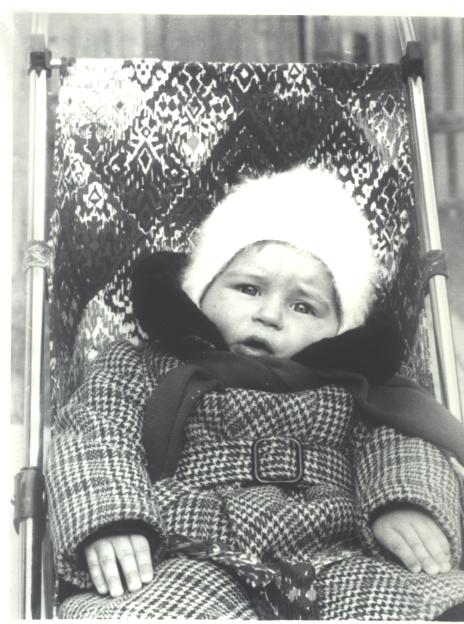
#> input picture изоб 1.jpg, 464 x 624 px
$ python -i enhance.py   (imports and definitions only)
#> lines starting #> are read from the running program, lines starting #| are printed output that depends on the picture; after the words box and inside, x2 and y2 are one past the last pixel; in counts of white or black regions, pixels touching at a corner belong together
#!/usr/bin/env python3
"""
Restore old scanned monochrome photographs.

These are colour-cast, low-contrast scans of aged B&W paper prints, so the
pipeline works from luminance and keeps the tonal response gentle:

  1. auto-trim the white scanner margin around the photo
  2. gentle despeckle of scanner grain
  3. robust black/white point stretch (percentiles) + midtone gamma
  4. mild clip-limited local contrast (CLAHE-like, tile blended)
  5. unsharp mask for micro detail
  6. 1.5x Lanczos upscale, light warm print tone, thin white border

Usage: python3 tools/enhance.py [src_dir] [out_dir]
"""
import os
import sys

import numpy as np
from PIL import Image, ImageFilter, ImageOps

SCALE = 1.5
BORDER = 10
WARM = (1.03, 1.00, 0.955)
TARGET_STD = 62.0            # typical contrast of a well-printed frame   # barely-there warm print tone (0.98..1.0 for neutral)


def trim_margin(im):
    """Crop away the bright scanner surround / album page around the photo."""
    g = np.asarray(im.convert("L")).astype(float)
    h, w = g.shape
    k = 6
    frame = np.concatenate(
        [g[:k].ravel(), g[-k:].ravel(), g[:, :k].ravel(), g[:, -k:].ravel()]
    )
    ref = np.median(frame)
    if ref < 200:                       # no white surround to remove
        return im
    mask = np.abs(g - ref) > 20
    rows = np.where(mask.mean(1) > 0.03)[0]
    cols = np.where(mask.mean(0) > 0.03)[0]
    if len(rows) == 0 or len(cols) == 0:
        return im
    y0, y1 = rows.min(), rows.max() + 1
    x0, x1 = cols.min(), cols.max() + 1
    if (y1 - y0) < h * 0.25 or (x1 - x0) < w * 0.25:   # implausible, keep as is
        return im
    pad = 2
    return im.crop((max(x0 - pad, 0), max(y0 - pad, 0),
                    min(x1 + pad, w), min(y1 + pad, h)))


def despeckle(im):
    """Knock down scanner grain without flattening real texture."""
    g = im.convert("L").filter(ImageFilter.MedianFilter(3))
    return Image.blend(im.convert("L"), g, 0.55).convert("RGB")


def tonemap(im, black_pct=0.6, white_pct=99.6, mid_target=0.55):
    """Stretch the histogram, then put the midtones where they belong."""
    g = np.asarray(im.convert("L")).astype(np.float32)
    lo, hi = np.percentile(g, [black_pct, white_pct])
    if hi - lo < 25:                    # already full range
        lo, hi = float(g.min()), float(g.max())
    lo = max(lo - 3.0, 0.0)
    hi = min(hi + 5.0, 255.0)

    x = np.arange(256, dtype=np.float32) / 255.0
    y = np.clip((x * 255.0 - lo) / max(hi - lo, 1.0), 0.0, 1.0)

    mid = np.percentile(y, 50)
    if mid > 0.02:
        gamma = np.log(mid_target) / np.log(mid)
        gamma = float(np.clip(gamma, 0.55, 1.6))
        y = y ** gamma

    # very dark scans keep their shadows crushed: open them up a little
    if mid < 0.40:
        lift = float(np.clip((0.40 - mid) * 0.9, 0.0, 0.30))
        y = y + lift * y * (1.0 - y) ** 2 * 4.0 * 0.5
        y = np.clip(y, 0.0, 1.0)

    lut = np.clip(y * 255.0, 0, 255).astype(np.uint8)
    out = np.asarray(im.convert("RGB")).copy()
    for c in range(3):
        out[..., c] = lut[out[..., c]]
    out = out.astype(np.float32)

    # hazy / flat scans (small spread) get an extra gentle S-curve,
    # vivid ones are left alone
    spread = float(out.mean(2).std())
    amount = float(np.clip((TARGET_STD - spread) / TARGET_STD, 0.0, 0.38))
    if amount > 0.02:
        v = out / 255.0
        v = (v - 0.45) * (1.0 + amount) + 0.45
        out = np.clip(v, 0.0, 1.0) * 255.0

    return Image.fromarray(np.clip(out, 0, 255).astype(np.uint8))


def flatten_light(im, radius=0.22, strength=0.55, limit=0.28):
    """Even out a scan's bright corner glare / dark vignetting."""
    g = np.asarray(im.convert("L")).astype(np.float32)
    h, w = g.shape
    small = Image.fromarray(g.astype(np.uint8)).resize(
        (max(w // 8, 8), max(h // 8, 8)), Image.BILINEAR
    )
    r = max(min(small.size) * radius, 1.0)
    bg = small.filter(ImageFilter.GaussianBlur(r)).resize((w, h), Image.BICUBIC)
    bgv = np.maximum(np.asarray(bg).astype(np.float32), 1.0)

    target = float(np.median(g)) or 1.0
    gain = np.clip(target / bgv, 1.0 - limit, 1.0 + limit)
    gain /= max(float(np.median(gain)), 1e-6)      # keep exposure as it was
    gain = 1.0 + strength * (gain - 1.0)

    out = np.asarray(im.convert("RGB")).astype(np.float32) * gain[..., None]
    return Image.fromarray(np.clip(out, 0, 255).astype(np.uint8))


def local_contrast(im, tiles=8, clip=1.0, strength=0.26):
    """CLAHE-style tile equalisation applied as a luminance gain, then blended."""
    g = np.asarray(im.convert("L")).astype(np.float32)
    h, w = g.shape
    t = max(2, min(tiles, min(h, w) // 64 or 2))
    th, tw = max(h // t, 1), max(w // t, 1)

    eq = np.empty((h, w), np.float32)
    for ty in range(t):
        y0, y1 = ty * th, (h if ty == t - 1 else (ty + 1) * th)
        for tx in range(t):
            x0, x1 = tx * tw, (w if tx == t - 1 else (tx + 1) * tw)
            tile = g[y0:y1, x0:x1]
            hist = np.bincount(tile.ravel().astype(np.uint8), minlength=256).astype(np.float32)
            hist = np.minimum(hist, max(clip * tile.size / 256.0, 1.0))
            cdf = np.cumsum(hist)
            rng = max(cdf[-1] - cdf[0], 1.0)
            lut = ((cdf - cdf[0]) / rng * 255.0).astype(np.uint8)
            eq[y0:y1, x0:x1] = lut[tile.astype(np.uint8)]

    # kill the tile grid with a blur the size of one tile
    eq_im = Image.fromarray(np.clip(eq, 0, 255).astype(np.uint8))
    eq_im = eq_im.filter(ImageFilter.GaussianBlur(max(th, tw) * 0.9))
    eqv = np.asarray(eq_im).astype(np.float32)

    gain = (eqv + 8.0) / (g + 8.0)
    gain = 1.0 + strength * (gain - 1.0)
    # keep the overall brightness untouched: only redistribute locally
    m = float(np.average(gain, weights=np.maximum(g, 1.0)))
    gain /= max(m, 1e-6)
    out = np.asarray(im.convert("RGB")).astype(np.float32) * gain[..., None]
    return Image.fromarray(np.clip(out, 0, 255).astype(np.uint8))


def match_contrast(im, target=TARGET_STD, max_amount=0.45):
    """Nudge flat frames up to the contrast of the well-printed ones."""
    a = np.asarray(im.convert("L")).astype(np.float32)
    spread = float(a.std())
    amount = float(np.clip((target - spread) / target, 0.0, max_amount))
    if amount < 0.02:
        return im
    v = np.asarray(im.convert("RGB")).astype(np.float32) / 255.0
    out = (v - 0.5) * (1.0 + amount) + 0.5
    # fade the boost out of the extreme highlights so paper stays clean
    w = np.clip((0.85 - v) / 0.25, 0.0, 1.0)
    out = v + (out - v) * w
    return Image.fromarray(np.clip(out * 255.0, 0, 255).astype(np.uint8))


def enhance(path, out_path, warm=WARM):
#> called with path = '../изоб 1.jpg', out_path = 'out.png', warm = (1.03, 1, 0.955)
    im = ImageOps.exif_transpose(Image.open(path)).convert("RGB")
#> im is the input picture: PIL image 464x624 RGB; mean R, G, B 154.4, 156.3, 153.5
    im = trim_margin(im)
#> in trim_margin, `frame = np.concatenate( [g[:k].ravel(), g[-k:].ravel(), g[:, :k].ravel..`: frame = 13056 values, max 255 at index 0, min 67 at index 3080, mean 223.7
#> in trim_margin, `ref = np.median(frame)`: ref = 255
#> in trim_margin, `mask = np.abs(g - ref) > 20`:
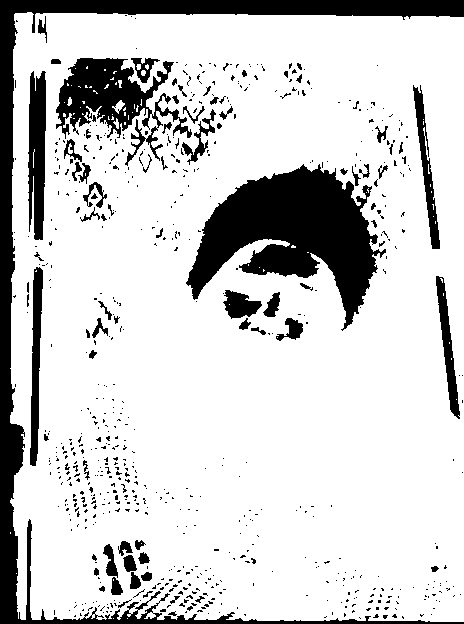
#> mask: shape (624, 464) bool; 81.2% white; 678 black regions (600 under 20 px), largest, box (x1, y1, x2, y2) and area: (0, 0, 464, 624) 18248, (186, 164, 386, 331) 15832, (56, 58, 192, 166) 5605
#> in trim_margin, `rows = np.where(mask.mean(1) > 0.03)[0]`: rows = 609 values from 13 to 621
#> in trim_margin, `cols = np.where(mask.mean(0) > 0.03)[0]`: cols = 453 values from 11 to 463
#> in trim_margin, `y0, y1 = rows.min(), rows.max() + 1`: y0 = 13; y1 = 622
#> in trim_margin, `x0, x1 = cols.min(), cols.max() + 1`: x0 = 11; x1 = 464
    im = despeckle(im)
    im = flatten_light(im)
#> in flatten_light, `bg = small.filter(ImageFilter.GaussianBlur(r)).resize((w, h), Image.BI..`:
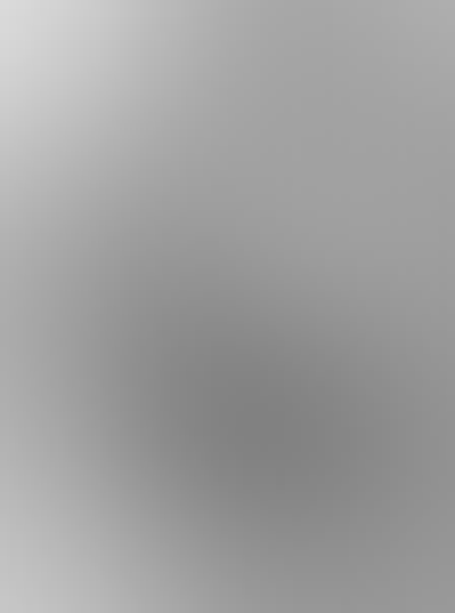
#> bg: PIL image 455x613 L; min 129, max 218, mean 159.8
#> in flatten_light, `target = float(np.median(g)) or 1.0`: target = 145
    im = tonemap(im)
#> in tonemap, `lo, hi = np.percentile(g, [black_pct, white_pct])`: lo = 59; hi = 255
#> in tonemap, `lo = max(lo - 3.0, 0.0)`: lo = 56
#> in tonemap, `y = np.clip((x * 255.0 - lo) / max(hi - lo, 1.0), 0.0, 1.0)`: y = 256 values from 0 to 1
#> in tonemap, `mid = np.percentile(y, 50)`: mid = 0.359
#> in tonemap, `gamma = np.log(mid_target) / np.log(mid)`: gamma = 0.584
#> in tonemap, `lift = float(np.clip((0.40 - mid) * 0.9, 0.0, 0.30))`: lift = 0.0366
#> in tonemap, `lut = np.clip(y * 255.0, 0, 255).astype(np.uint8)`: lut = 256 values from 0 to 255
#> after the loop in tonemap, `for c in range(3):`:
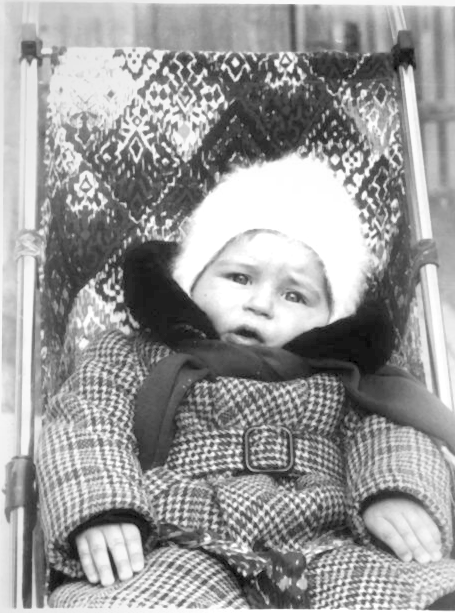
#> out: shape (613, 455, 3); min 0, max 255, mean 155.5
#> in tonemap, `spread = float(out.mean(2).std())`: spread = 65.59
#> in tonemap, `amount = float(np.clip((TARGET_STD - spread) / TARGET_STD, 0.0, 0.38))`: amount = 0
    im = local_contrast(im)
#> after the loop in local_contrast, `for ty in range(t):`:
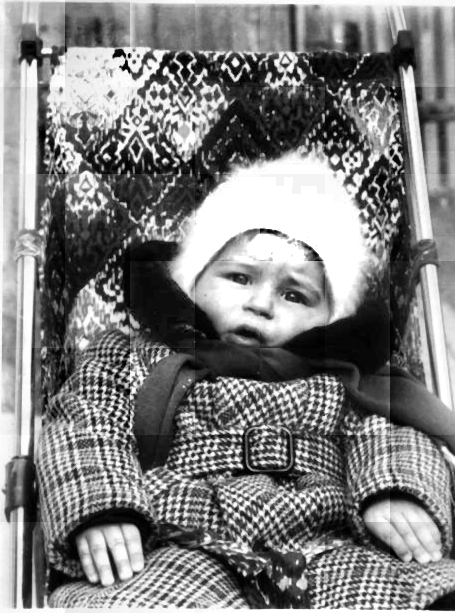
#> eq: shape (613, 455) float32; min 0, max 255, mean 128.2
#> in local_contrast, `gain = (eqv + 8.0) / (g + 8.0)`:
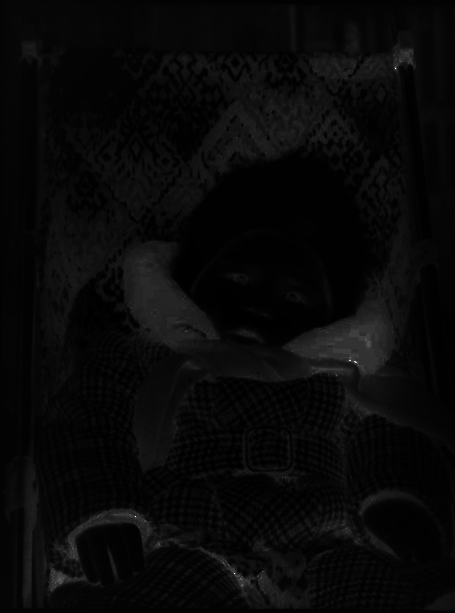
#> gain: shape (613, 455) float32; min 0.449, max 19.75, mean 1.14; drawn with min black and max white
#> in local_contrast, `m = float(np.average(gain, weights=np.maximum(g, 1.0)))`: m = 0.975
#> in local_contrast, `out = np.asarray(im.convert("RGB")).astype(np.float32) * gain[..., None]`:
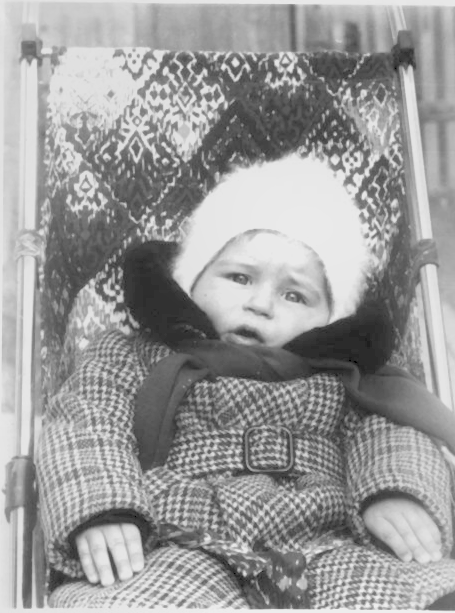
#> out: shape (613, 455, 3) float32; min 0, max 238.3, mean 155.5
    im = match_contrast(im)
#> in match_contrast, `spread = float(a.std())`: spread = 53.18
#> in match_contrast, `amount = float(np.clip((target - spread) / target, 0.0, max_amount))`: amount = 0.142
    im = im.filter(ImageFilter.UnsharpMask(radius=1.5, percent=70, threshold=4))
#> im: PIL image 455x613 RGB

    w, h = im.size
    im = im.resize((int(round(w * SCALE)), int(round(h * SCALE))), Image.LANCZOS)
#> im: PIL image 682x920 RGB
    im = im.filter(ImageFilter.UnsharpMask(radius=1.1, percent=40, threshold=3))

    a = np.asarray(im).astype(np.float32) * np.array(warm, np.float32)
#> a: shape (920, 682, 3) float32
    im = Image.fromarray(np.clip(a, 0, 255).astype(np.uint8))

    canvas = Image.new("RGB", (im.width + 2 * BORDER, im.height + 2 * BORDER), "white")
#> canvas: PIL image 702x940 RGB; every value is 255
    canvas.paste(im, (BORDER, BORDER))
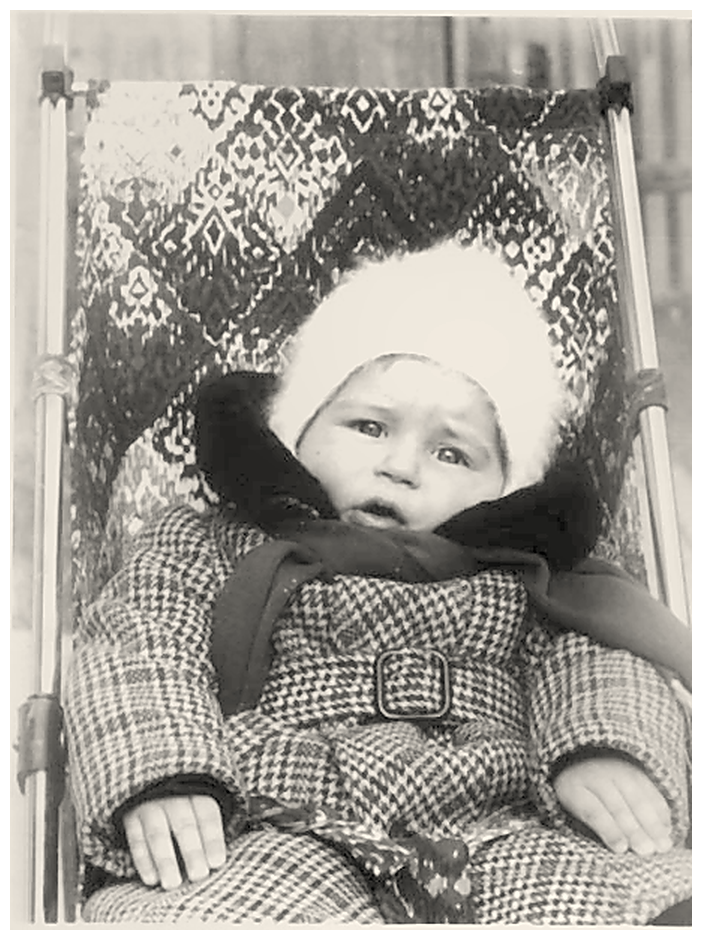
#> canvas: PIL image 702x940 RGB; mean R, G, B 163.3, 159.4, 152.3
    canvas.save(out_path, quality=95, subsampling=0, optimize=True)
    return im.size


# [9 lines left out: function main, not called in this run]


# [2 lines not run here, left out]

>>> result = enhance('../изоб 1.jpg', 'out.png')

$ run again, on изоб13.jpg
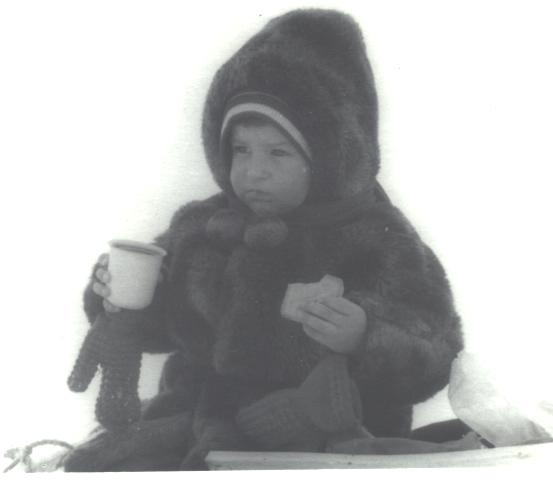
#> input picture изоб13.jpg, 553 x 496 px
#> in enhance, im is the input picture: PIL image 553x496 RGB; mean R, G, B 183.8, 184.5, 184.8
#> frame = 12588 values, max 255 at index 0, min 161 at index 12257, mean 254.5
#> ref = 255
#> in trim_margin, `mask = np.abs(g - ref) > 20`:
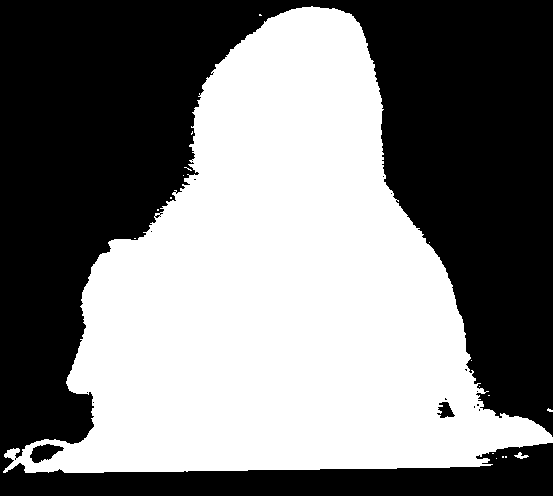
#> mask: shape (496, 553) bool; 48.6% white; 18 white regions (16 under 20 px), largest, box (x1, y1, x2, y2) and area: (3, 6, 553, 473) 133263, (514, 452, 529, 459) 48
#> rows = 466 values from 7 to 472
#> cols = 525 values from 10 to 544
#> in trim_margin, `y0, y1 = rows.min(), rows.max() + 1`: y0 = 7; y1 = 473
#> x0 = 10; x1 = 545
#> target = 209
#> in tonemap, `lo, hi = np.percentile(g, [black_pct, white_pct])`: lo = 82; hi = 255
#> in tonemap, `lo = max(lo - 3.0, 0.0)`: lo = 79
#> y = 256 values from 0 to 1
#> mid = 0.276
#> in tonemap, `gamma = np.log(mid_target) / np.log(mid)`: gamma = 0.464
#> in tonemap, `gamma = float(np.clip(gamma, 0.55, 1.6))`: gamma = 0.55
#> lift = 0.112
#> lut = 256 values from 0 to 255
#> in tonemap, `spread = float(out.mean(2).std())`: spread = 78.5
#> in tonemap, `amount = float(np.clip((TARGET_STD - spread) / TARGET_STD, 0.0, 0.38))`: amount = 0
#> m = 0.931
#> in match_contrast, `spread = float(a.std())`: spread = 65.84
#> in match_contrast, `amount = float(np.clip((target - spread) / target, 0.0, max_amount))`: amount = 0
#> in enhance, `canvas.paste(im, (BORDER, BORDER))`:
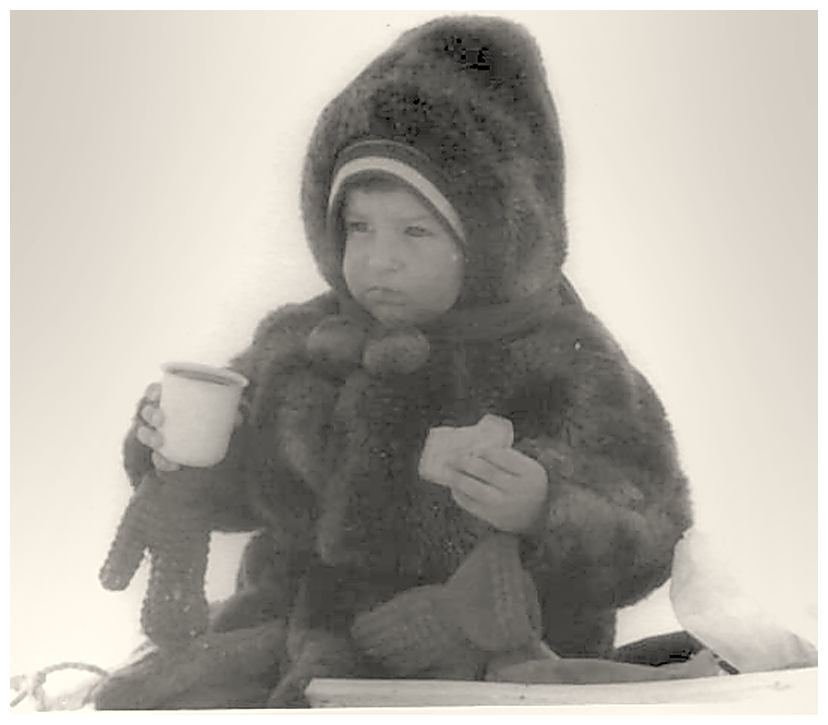
#> canvas: PIL image 828x725 RGB; mean R, G, B 175.5, 171.2, 163.6

$ run again, on изоб14.jpg
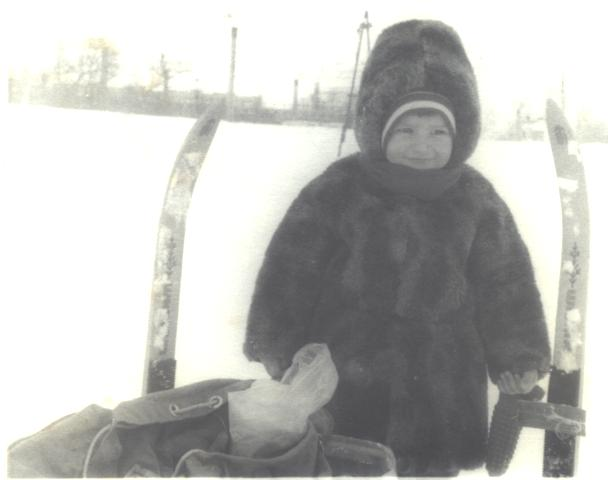
#> input picture изоб14.jpg, 608 x 480 px
#> in enhance, im is the input picture: PIL image 608x480 RGB; mean R, G, B 190.5, 190.7, 188.1
#> frame = 13056 values, max 255 at index 0, min 88 at index 4048, mean 237.8
#> ref = 255
#> in trim_margin, `mask = np.abs(g - ref) > 20`:
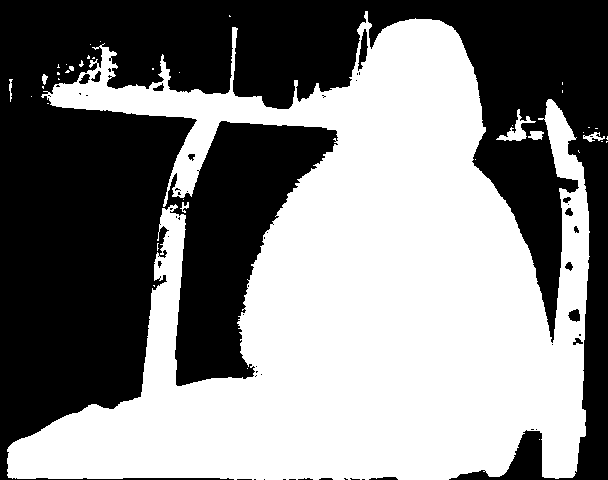
#> mask: shape (480, 608) bool; 51.1% white; 54 black regions (40 under 20 px), largest, box (x1, y1, x2, y2) and area: (0, 0, 608, 480) 141627, (358, 29, 368, 71) 214, (568, 309, 580, 322) 110
#> rows = 461 values from 19 to 479
#> cols = 581 values from 8 to 588
#> in trim_margin, `y0, y1 = rows.min(), rows.max() + 1`: y0 = 19; y1 = 480
#> x0 = 8; x1 = 589
#> target = 211
#> in tonemap, `lo, hi = np.percentile(g, [black_pct, white_pct])`: lo = 87; hi = 255
#> in tonemap, `lo = max(lo - 3.0, 0.0)`: lo = 84
#> y = 256 values from 0 to 1
#> mid = 0.254
#> in tonemap, `gamma = np.log(mid_target) / np.log(mid)`: gamma = 0.437
#> in tonemap, `gamma = float(np.clip(gamma, 0.55, 1.6))`: gamma = 0.55
#> lift = 0.131
#> lut = 256 values from 0 to 255
#> in tonemap, `spread = float(out.mean(2).std())`: spread = 70.68
#> in tonemap, `amount = float(np.clip((TARGET_STD - spread) / TARGET_STD, 0.0, 0.38))`: amount = 0
#> m = 0.96
#> in match_contrast, `spread = float(a.std())`: spread = 60.37
#> in match_contrast, `amount = float(np.clip((target - spread) / target, 0.0, max_amount))`: amount = 0.0263
#> in enhance, `canvas.paste(im, (BORDER, BORDER))`:
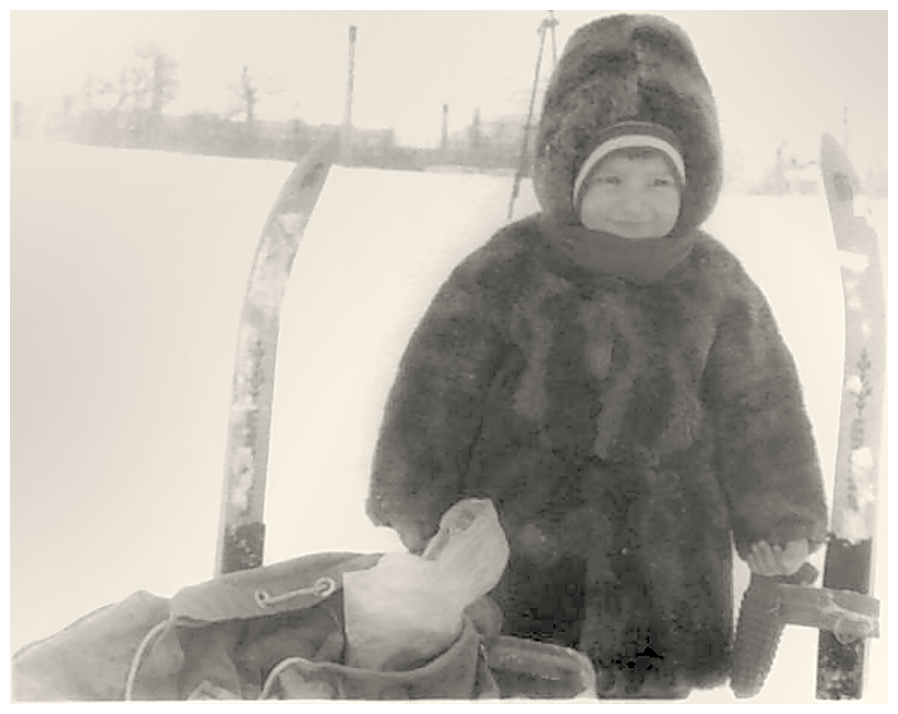
#> canvas: PIL image 898x714 RGB; mean R, G, B 183.8, 179.3, 171.3
